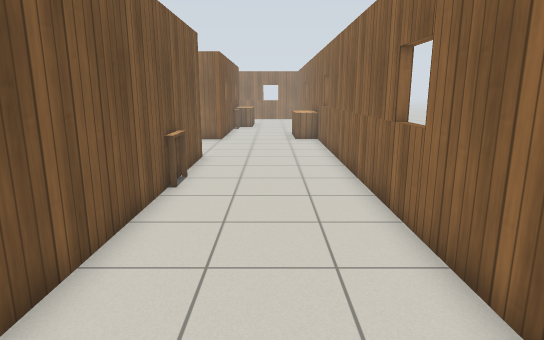
View 1 (above)

22 first-person views from a walk through a Gazebo world. The camera is 1.3 m above the floor, tilts 12° down and sees 75° across. The floor is counted in squares, 0.5 m on a side. Each view is taken from the middle of a square. On the plan, view 1 faces up. The plan holds only what a view shows up to about 20 squares ahead; the rest is blank. The place goes on beyond the plan. Gazebo's built-in surfaces are drawn with simple patterns. Some stock models are drawn as simple stand-ins.

View 2
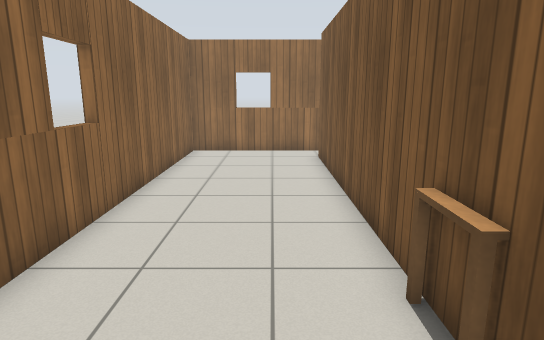

View 3
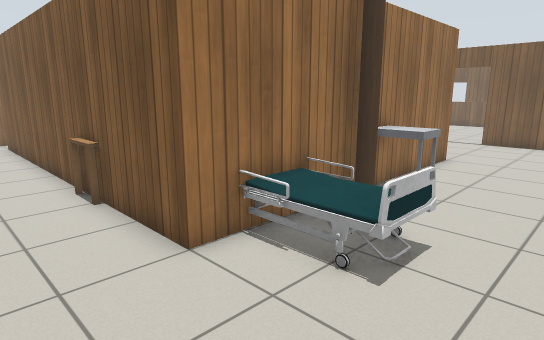

View 4
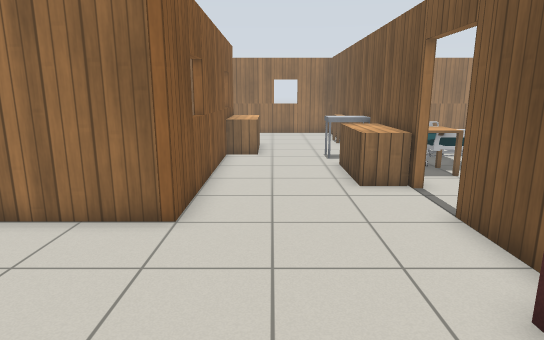

View 5
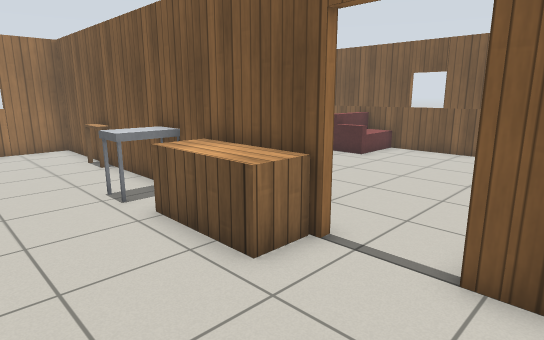

View 6
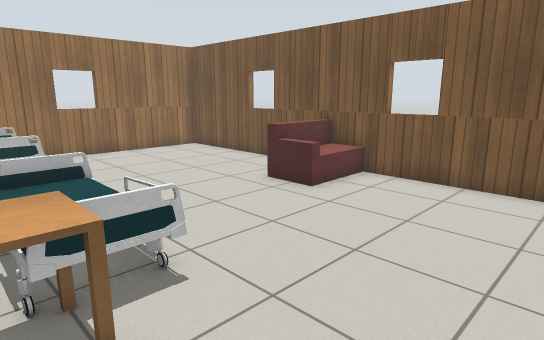

View 7
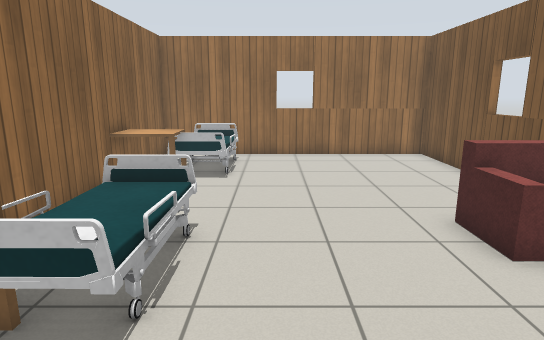

View 8
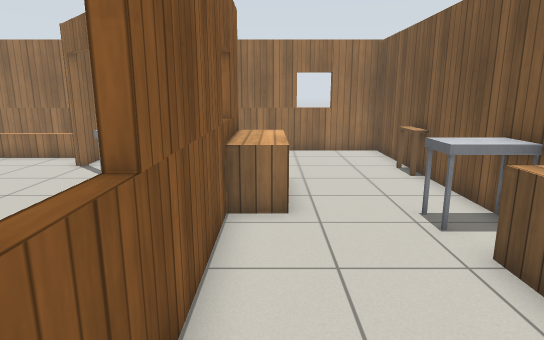

View 9
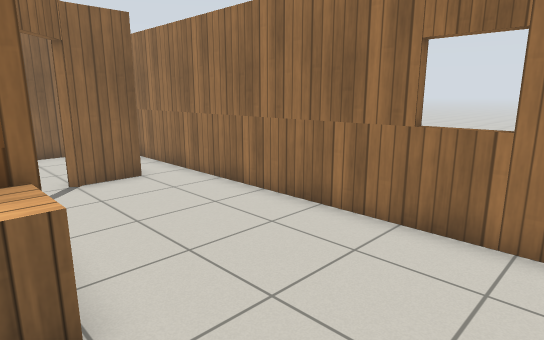

View 10
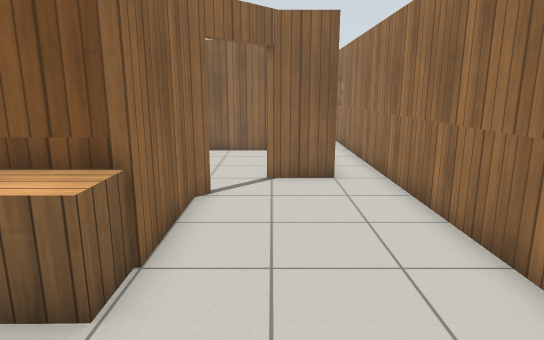

View 11
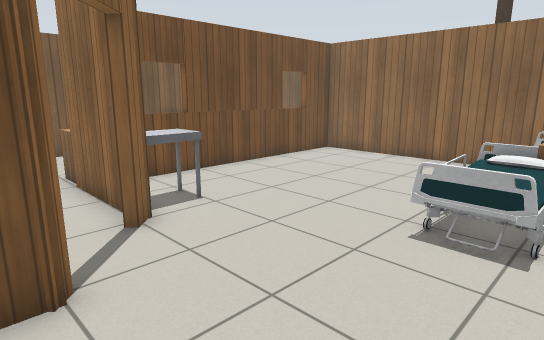

View 12
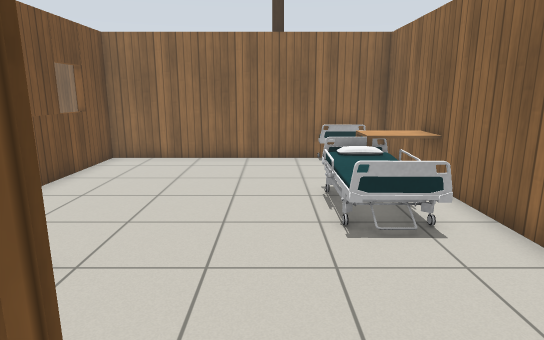

View 13
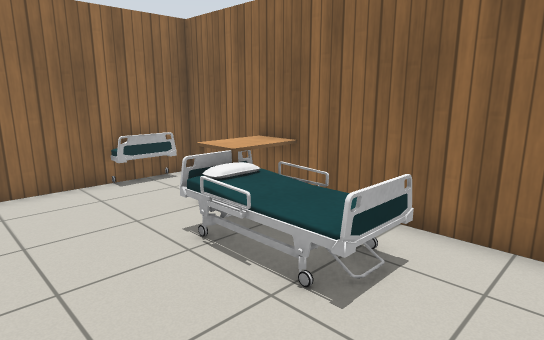

View 14
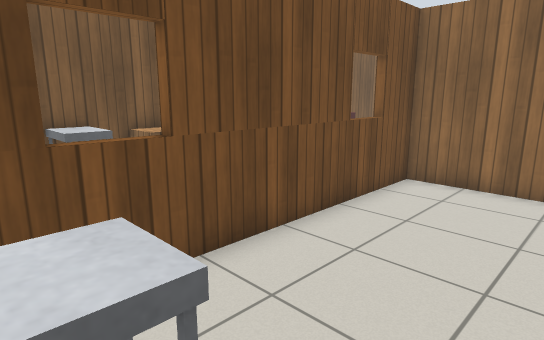

View 15
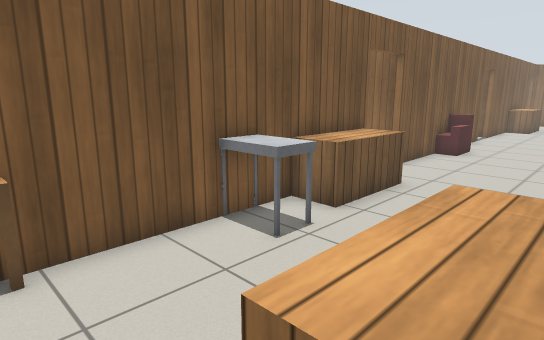

View 16
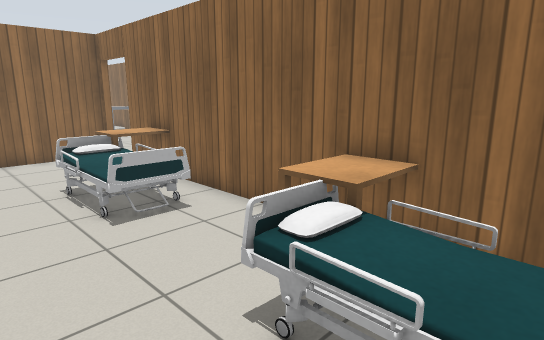

View 17
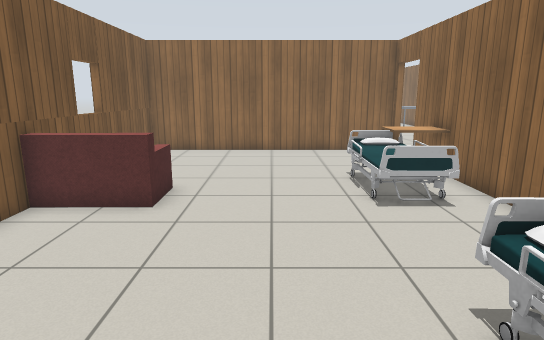

View 18
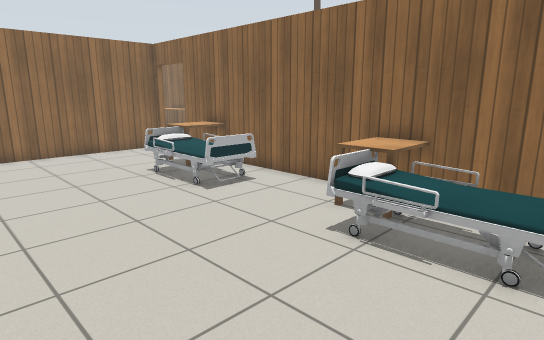

View 19
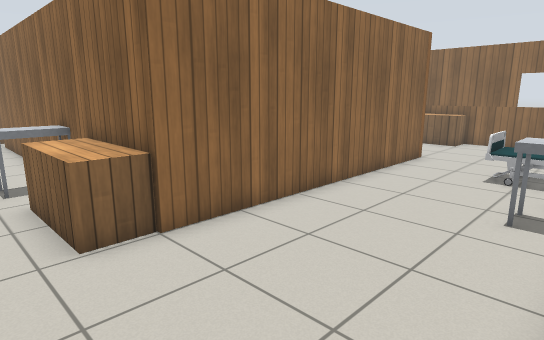

View 20
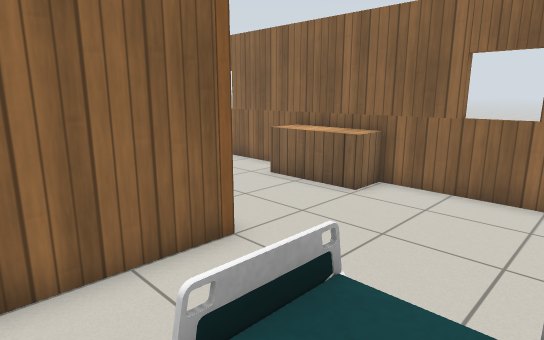

View 21
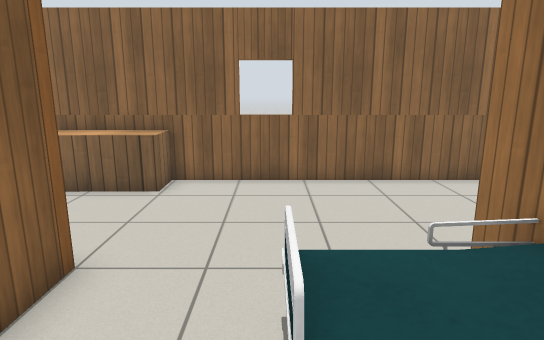

View 22
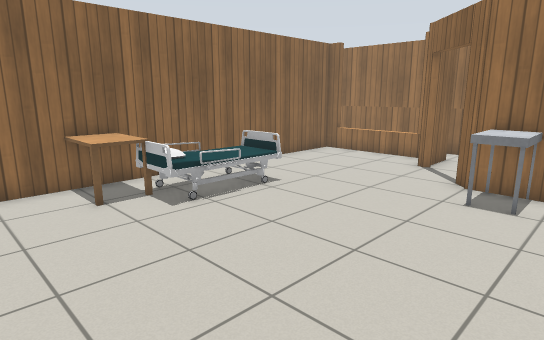

### Floor plan
Points are (right, up) in squares from view 1. A wall is a line through its corners. A room is listed if a view was taken in it or the views show most of it. See-through windows are left out.
Room 1 (views 1, 2, 3, 5, 6, 7, 8, 9, 10, 15, 16, 17, 18, 19, 20, 21)
walls: (-15, 6.5) (-15, 15) (-6.4, 15); (-21, 12.3) (-21, -2.7) (2.7, -2.7) (2.7, 28.3); (-21.2, 14.9) (-32.7, 14.9) (-32.7, -2.7) (-21.3, -2.7) (-21.3, 12.3); (-10.8, 2.6) (-11.2, 3) (-15, 3) (-15, 3.6); (-21, 18.5) (-21, 14.7); (-4.5, 15) (-3, 15) (-3, -1); (-21, 21.6) (-21, 20.4); (-9, -1) (-9, 0.9); (-2.9, 21) (-15, 21) (-15, 21.5)
ways out: opening at (-18, 21) to room 2; open door at (-10, 2) to room 3; open door at (-9, 1) to room 3; open door at (-21, 13.5)
objects: sofa (-33, 6) to (-30, 8); bed (-25, -2) to (-23, 2); bed (-25, 6) to (-23, 10); desk (-23, 1) to (-21, 3); desk (-23, 9) to (-22, 11); cart (-21, 6) to (-19, 8); sofa (-21, 18) to (-20, 20); bench (-20, 9) to (-20, 12); bench (-16, 3) to (-15, 6); cart (-10, 15) to (-9, 16); pole (-8, 16); bed (-6, 14) to (-4, 18); bench (1, 21) to (2, 24)
Room 2 (view 4)
walls: (-21, 24.7) (-21, 21.6); (-15, 24.4) (-15, 29.5)
ways out: opening at (-18, 21) to room 1; open door at (-21, 25.5)
objects: cart (-17, 26) to (-16, 27); bench (-16, 21) to (-15, 24)
Room 3 (views 11, 12, 13, 14, 22)
walls: (-13, 3.3) (-11.1, 3.3) (-10.6, 2.9) (-10.8, 2.6); (-8.9, 1.2) (-8.7, 0.9) (-8.7, 0.3); (-6.4, 14.7) (-14.7, 14.7) (-14.7, 6.4); (-8, -0.7) (-3.3, -0.7) (-3.3, 14.7) (-4.6, 14.7)
ways out: open door at (-10, 2) to room 1; open door at (-9, 1) to room 1
objects: cart (-13, 4) to (-11, 5); bed (-7, 6) to (-5, 10); desk (-5, 10) to (-3, 11)

Where each view was taken, in squares from view 1:
view 1: 0 up, 0 right, facing up
view 2: 14 up, 1 left, facing down
view 3: 20 up, 0 right, facing down-left
view 4: 22 up, 17 left, facing down
view 5: 16 up, 16 left, facing down-left
view 6: 14 up, 22 left, facing down-left
view 7: 13 up, 26 left, facing down
view 8: 14 up, 16 left, facing down
view 9: 4 up, 20 left, facing down-right
view 10: 1 up, 20 left, facing right
view 11: 0 up, 4 left, facing up-left
view 12: 0 up, 8 left, facing up
view 13: 4 up, 10 left, facing up-right
view 14: 4 up, 10 left, facing up-left
view 15: 2 up, 15 left, facing up-left
view 16: 1 down, 27 left, facing up-right
view 17: 2 down, 27 left, facing up
view 18: 2 down, 30 left, facing up-right
view 19: 15 up, 18 left, facing up-right
view 20: 16 up, 7 left, facing up-right
view 21: 18 up, 8 left, facing right
view 22: 14 up, 14 left, facing down-right
